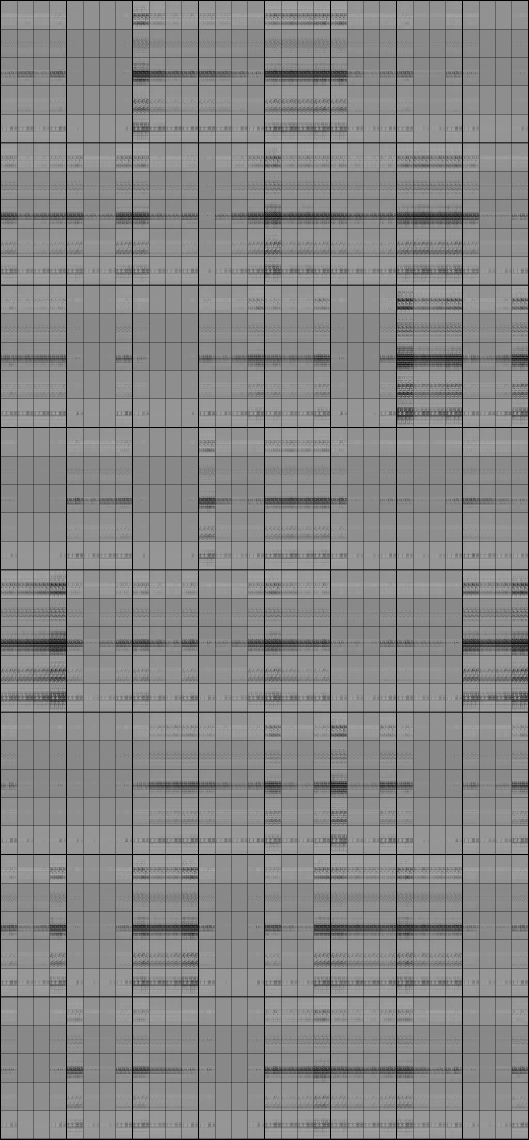
#> input picture musegan/exp/my_experiment/samples/images/fake_x/fake_x_100.png, 1587 x 3419 px, given in place of fake_x, which was not available (shown at 1/3 size)
$ python resize_img.py
#> lines starting #> are read from the running program, lines starting #| are printed output that depends on the picture
from PIL import Image, ImageDraw
import os
import shutil
test = os.listdir('Images')
parse = 0
dst = "New_Images" #Vart filerna sparas för 256 bilderna
for x in test: #x = filenamn
    file_path = "Images/"+x
    image = Image.open(file_path)
#> image is the input picture: PIL image 1587x3419 L; min 0, max 237, mean 134.3
    new_image = image.resize((256, 256)) #Bestäm hur vilken
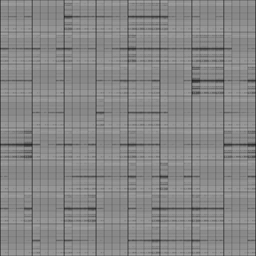
#> new_image: PIL image 256x256 L; min 26, max 167, mean 134.5
    file_path = str(parse)+x
    new_image.save(file_path)
    parse+=1
    shutil.move(file_path, dst) #Flyttar filen till rätt map genom dst
#> pass 2 of the loop `for x in test:`:
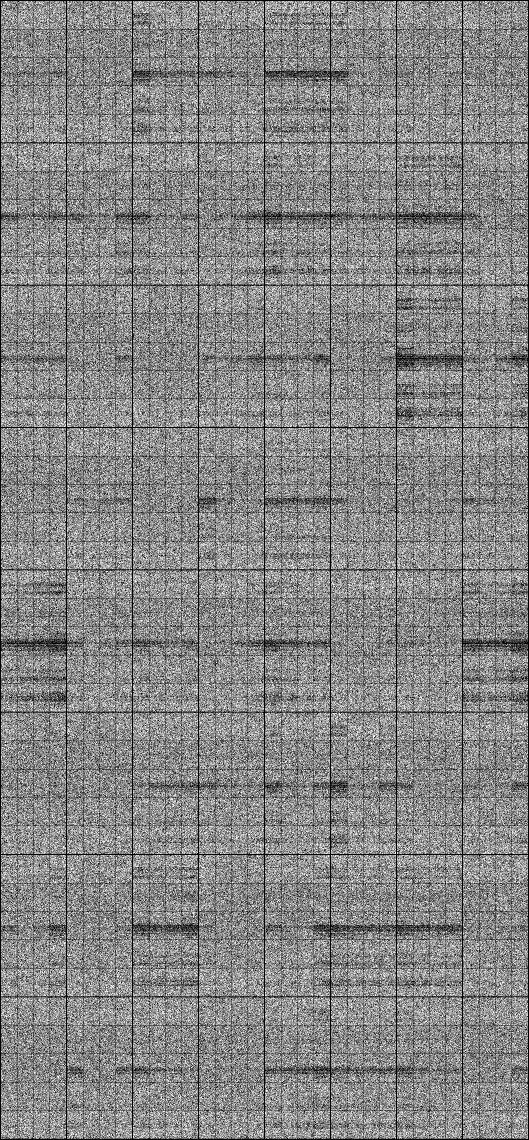
#> input picture musegan/exp/my_experiment/samples/images/fake_x_bernoulli_sampling/fake_x_bernoulli_sampling_100.png, 1587 x 3419 px, given in place of fake_x_bernoulli_sampling, which was not available (shown at 1/3 size)
#> image is the input picture: PIL image 1587x3419 L; 52.7% white; black in thin lines or dots
#> `new_image = image.resize((256, 256))`:
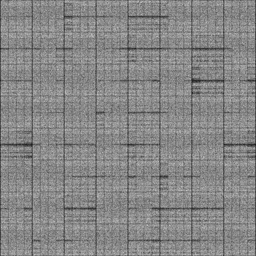
#> new_image: PIL image 256x256 L; min 24, max 197, mean 134.5
#> (the run stopped early here; a loop or call above may not have finished)
